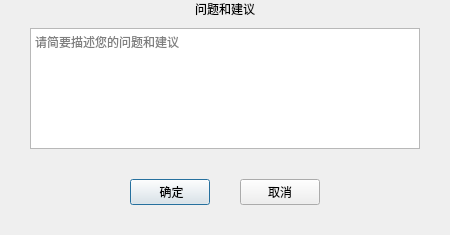
<?xml version="1.0" encoding="UTF-8"?>
<ui version="4.0">
 <class>TNFeedBackProposalDialog</class>
 <widget class="QDialog" name="TNFeedBackProposalDialog">
  <property name="geometry">
   <rect>
    <x>0</x>
    <y>0</y>
    <width>450</width>
    <height>235</height>
   </rect>
  </property>
  <property name="sizePolicy">
   <sizepolicy hsizetype="Preferred" vsizetype="Preferred">
    <horstretch>0</horstretch>
    <verstretch>0</verstretch>
   </sizepolicy>
  </property>
  <property name="minimumSize">
   <size>
    <width>450</width>
    <height>235</height>
   </size>
  </property>
  <property name="maximumSize">
   <size>
    <width>450</width>
    <height>235</height>
   </size>
  </property>
  <property name="windowTitle">
   <string>Dialog</string>
  </property>
  <layout class="QVBoxLayout" name="verticalLayout_2">
   <property name="spacing">
    <number>10</number>
   </property>
   <property name="leftMargin">
    <number>0</number>
   </property>
   <property name="topMargin">
    <number>0</number>
   </property>
   <property name="rightMargin">
    <number>0</number>
   </property>
   <property name="bottomMargin">
    <number>30</number>
   </property>
   <item>
    <widget class="QWidget" name="feedBackProposalTitleWidget" native="true">
     <layout class="QHBoxLayout" name="horizontalLayout_3">
      <property name="spacing">
       <number>0</number>
      </property>
      <property name="leftMargin">
       <number>0</number>
      </property>
      <property name="topMargin">
       <number>0</number>
      </property>
      <property name="rightMargin">
       <number>0</number>
      </property>
      <property name="bottomMargin">
       <number>0</number>
      </property>
      <item>
       <layout class="QHBoxLayout" name="horizontalLayout_2" stretch="1">
        <property name="leftMargin">
         <number>0</number>
        </property>
        <item>
         <widget class="QLabel" name="feedBackTitleLabel">
          <property name="sizePolicy">
           <sizepolicy hsizetype="Preferred" vsizetype="Preferred">
            <horstretch>0</horstretch>
            <verstretch>0</verstretch>
           </sizepolicy>
          </property>
          <property name="text">
           <string>问题和建议</string>
          </property>
          <property name="alignment">
           <set>Qt::AlignCenter</set>
          </property>
          <property name="indent">
           <number>0</number>
          </property>
         </widget>
        </item>
       </layout>
      </item>
     </layout>
    </widget>
   </item>
   <item>
    <layout class="QVBoxLayout" name="verticalLayout" stretch="1">
     <property name="spacing">
      <number>0</number>
     </property>
     <property name="leftMargin">
      <number>30</number>
     </property>
     <property name="rightMargin">
      <number>30</number>
     </property>
     <item>
      <widget class="QPlainTextEdit" name="feedBackTextEdit">
       <property name="enabled">
        <bool>true</bool>
       </property>
       <property name="contextMenuPolicy">
        <enum>Qt::NoContextMenu</enum>
       </property>
       <property name="placeholderText">
        <string>请简要描述您的问题和建议</string>
       </property>
      </widget>
     </item>
    </layout>
   </item>
   <item>
    <layout class="QHBoxLayout" name="horizontalLayout" stretch="1,0,0,0,1">
     <property name="topMargin">
      <number>20</number>
     </property>
     <property name="rightMargin">
      <number>0</number>
     </property>
     <item>
      <spacer name="horizontalSpacer">
       <property name="orientation">
        <enum>Qt::Horizontal</enum>
       </property>
       <property name="sizeHint" stdset="0">
        <size>
         <width>40</width>
         <height>20</height>
        </size>
       </property>
      </spacer>
     </item>
     <item>
      <widget class="QPushButton" name="okButton">
       <property name="cursor">
        <cursorShape>PointingHandCursor</cursorShape>
       </property>
       <property name="text">
        <string> 确定</string>
       </property>
      </widget>
     </item>
     <item>
      <spacer name="horizontalSpacer_2">
       <property name="orientation">
        <enum>Qt::Horizontal</enum>
       </property>
       <property name="sizeHint" stdset="0">
        <size>
         <width>20</width>
         <height>20</height>
        </size>
       </property>
      </spacer>
     </item>
     <item>
      <widget class="QPushButton" name="dialogCloseButton">
       <property name="cursor">
        <cursorShape>PointingHandCursor</cursorShape>
       </property>
       <property name="text">
        <string>取消</string>
       </property>
      </widget>
     </item>
     <item>
      <spacer name="horizontalSpacer_3">
       <property name="orientation">
        <enum>Qt::Horizontal</enum>
       </property>
       <property name="sizeHint" stdset="0">
        <size>
         <width>40</width>
         <height>20</height>
        </size>
       </property>
      </spacer>
     </item>
    </layout>
   </item>
  </layout>
 </widget>
 <resources/>
 <connections/>
</ui>
